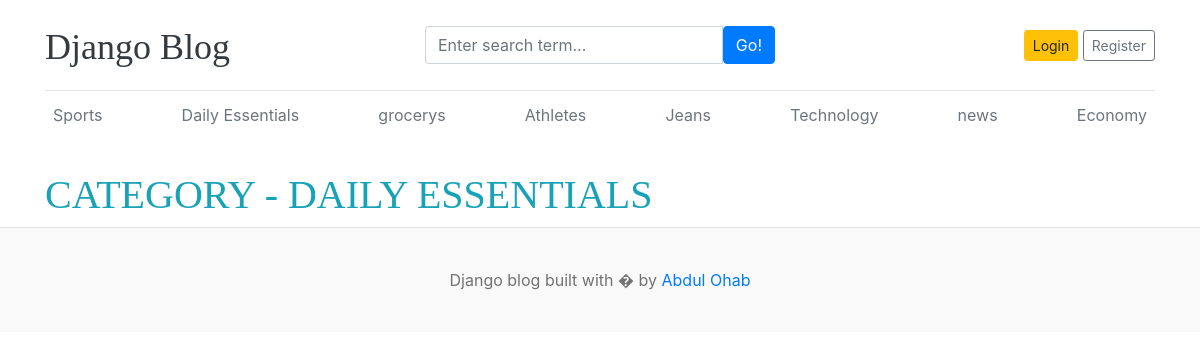
The page /category/blogs/2/ on the database its author committed.
### home/models.py (models this page shows)
class Category(models.Model):
    category_name=models.CharField(max_length=50,unique=True)
    created_at=models.DateTimeField(auto_now_add=True)
    updated_at=models.DateTimeField(auto_now=True)
    def __str__(self):
        return self.category_name

### category/views.py (the view)
# urls.py: path('blogs/<int:category_id>/', views.categoryPage ,name='categoryPage'),
def categoryPage(request,category_id):
    posts=Blogs.objects.filter(status=1,category=category_id)
    categories = Category.objects.all()
    try:
        category=Category.objects.get(pk=category_id)
    except Category.DoesNotExist:
        return redirect('homePage')
    context={
        'posts':posts,
        'category':category,
        'categories':categories,
    }
    return render(request, 'category.html',context)

### templates/category.html (shortened to what this page needs)
{% extends 'base.html' %}
{% block content %}
  <h1 class="pt-4 text-uppercase text-bold text-info ">category - {{category}}</h1>
    </div>
{% endblock %}

### templates/header.html (shortened to what this page needs)
{% load static %}
<!DOCTYPE html>
<html lang="en">
<head>
    <link href="https://getbootstrap.com/docs/4.0/dist/css/bootstrap.min.css" rel="stylesheet">
    <link href="{% static 'css/blog.css' %}" rel="stylesheet">
  </head>
<body>
    <div class="container">
      <header class="blog-header py-3">
        <div class="row flex-nowrap justify-content-between align-items-center">
          <div class="col-4 pt-1">
            <a class="blog-header-logo text-dark" href="/">Django Blog</a>
          </div>
          <div class="col-4">
            <form action="{% url 'search' %}" method="GET" >
            <div class="input-group">
                <input class="form-control" type="text" name="keyword" placeholder="Enter search term..." aria-label="Enter search term..." aria-describedby="button-search" />
                <button type="submit" class="btn btn-primary" id="button-search" type="button">Go!</button>
            </div>
        </form>
          </div>
          <div class="col-4 d-flex justify-content-end align-items-center">
            {% if not user.is_authenticated %}
            <a class="btn btn-sm btn-warning" href="{% url 'loginPage'  %}">Login</a> &nbsp;
            <a class="btn btn-sm btn-outline-secondary" href="{% url 'registerPage'   %}">Register</a>
            {% else %}
            <span> you are logged in as {{ user }} </span>
            <span> <a href="{% url 'logoutPage' %}"> Logout </a> </span>
            {% endif %}
          </div>
        </div>
      </header>
      <div class="nav-scroller py-1 mb-2">
        <nav class="nav d-flex justify-content-between ">
          {% for category in categories %}
          <a class="p-2 text-muted  " href="{% url 'categoryPage' category.id  %}"> {{category.category_name}}</a>
          {% endfor %}
        </nav>
      </div>

### static/css/blog.css (style rules this page uses)
.blog-header { border-bottom: 1px solid #e5e5e5; }
.blog-header-logo { font-family: "Playfair Display", Georgia, "Times New Roman", serif; font-size: 2.25rem; }
h1, h2, h3, h4, h5, h6 { font-family: "Playfair Display", Georgia, "Times New Roman", serif; }

### rows shown on the page
Category: category_name "Sports"
Category: category_name "Daily Essentials", category_name "DAILY ESSENTIALS"
Category: category_name "grocerys"
Category: category_name "Athletes"
Category: category_name "Jeans"
Category: category_name "Technology"
Category: category_name "news"
Category: category_name "Economy"
